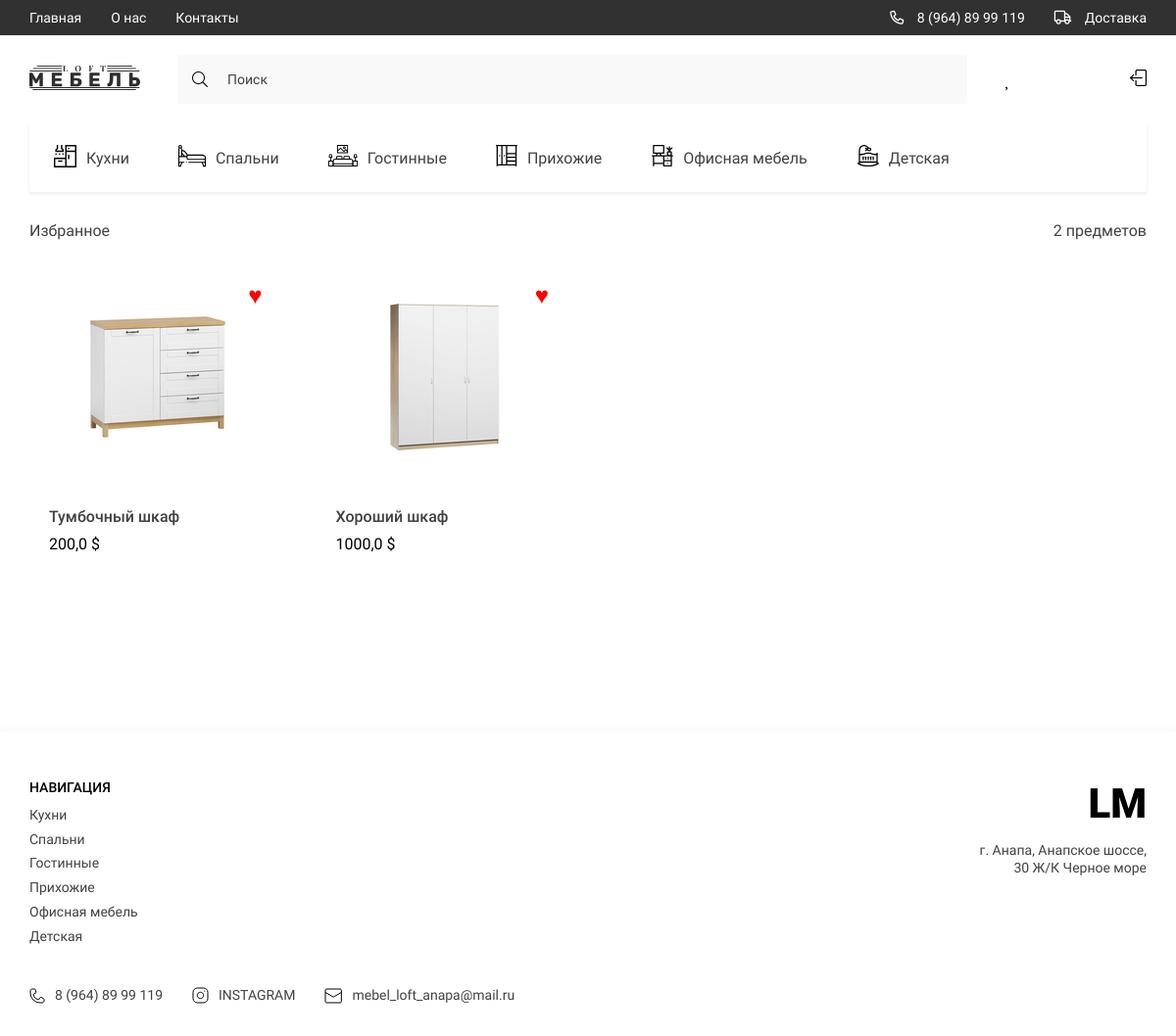
The page /my_favorite/ (signed in) on the database its author committed.
### store/models.py (models this page shows, shortened)
class Category(models.Model):
    title = models.CharField(max_length=150, verbose_name='Название категории')
    slug = models.SlugField(unique=True, null=True)
    parent = models.ForeignKey('self', on_delete=models.CASCADE, null=True, blank=True, verbose_name='Категория',
                               related_name='subcategories')
    icon = models.FileField(upload_to='categories/', default='Нет фото', verbose_name='Изображение категорий')
    def get_absolute_url(self):
        return reverse('category_page', kwargs={'slug': self.slug})
    def get_image_category(self):
        if self.icon:
            return self.icon.url
        else:
            return ''
    class Meta:
        verbose_name = 'Категория'
        verbose_name_plural = 'Категории'

class Product(models.Model):
    title = models.CharField(max_length=150, verbose_name='Название товара')
    price = models.FloatField(verbose_name='Цена')
    created_at = models.DateTimeField(auto_now_add=True, verbose_name='Дата добавление')
    quantity = models.IntegerField(default=0, verbose_name='Колиество товара')
    description = models.TextField(default='Здесь скоро будет описание', verbose_name='Описание товара')
    category = models.ForeignKey(Category, on_delete=models.CASCADE, verbose_name='Категоря товара',
                                 related_name='products')
    slug = models.SlugField(unique=True, null=True)
    length = models.CharField(max_length=100, default='100 CM', verbose_name='Длина')
    width = models.CharField(max_length=100, default='100 CM', verbose_name='Ширина')
    height = models.CharField(max_length=100, default='100 CM', verbose_name='Высота')
    def get_absolute_url(self):
        return reverse('product_detail', kwargs={'slug': self.slug})
    def get_image_product(self):
        if self.images:
            try:
                return self.images.first().image.url
            except:
                return ''
        else:
            return ''
    class Meta:
        verbose_name = 'Продукт'
        verbose_name_plural = 'Продукты'

class Gallery(models.Model):
    image = models.ImageField(upload_to='products/', verbose_name='Изображение товаров')
    product = models.ForeignKey(Product, on_delete=models.CASCADE, related_name='images')
    class Meta:
        verbose_name = 'Изображение'
        verbose_name_plural = 'Изображения'

### store/views.py (the view)
# urls.py: path('my_favorite/', FavoriteProductView.as_view(), name='my_favorite'),
class FavoriteProductView(LoginRequiredMixin, ListView):
    model = FavoriteProduct
    context_object_name = 'products'
    template_name = 'store/favorite.html'
    login_url = 'product_list'
    def get_queryset(self):
        user = self.request.user
        fav = FavoriteProduct.objects.filter(user=user)
        products = [i.product for i in fav]
        return products

### store/templatetags/store_tags.py (called while the page is built)
@register.simple_tag()
def get_categories():
    return Category.objects.filter(parent=None)

@register.simple_tag()
def get_favorite_products(user):
    fav = FavoriteProduct.objects.filter(user=user)
    products = [i.product for i in fav]
    return products

### store/templates/store/favorite.html (shortened to what this page needs)
{% extends 'base.html' %}
{% block main %}
<main class="main">
            <div class="container">
                <div class="favorites">
                    <div class="favorites__txt">
                        <h2 class="favorites__title">
                            Избранное
                        </h2>
                        <span class="favorites__title-count"> <span>4</span> предметов</span>
                    </div>
                    <div class="products__content">
                        {% for product in products %}
                        {% include 'store/components/_product_card.html' %}
                        {% endfor %}
                    </div>
                </div>
            </div>
        </main>
{% endblock main %}

### templates/components/_nav__catigories.html
{% load store_tags %}
{% get_categories as categories %}
{% load static %}
<ul class="header__list _categories">
    {% for category in categories %}
    <li>
        <a href="{{ category.get_absolute_url }}" class="header__list-links">
                                <span class="header__list-img">
                                    <img src="{{ category.get_image_category }}" alt="icons">
                                </span>
            {{category.title}}
        </a>
    </li>
    {% endfor %}
</ul>

### store/templates/store/components/_product_card.html (shortened to what this page needs)
{% load store_tags %}
<div class="products__item">
    {% if request.user.is_authenticated %}
    {% get_favorite_products request.user as fav_products %}
    {% endif %}
        {% if product in fav_products and request.user.is_authenticated %}
        <a href="{% url 'add_favorite' product.slug %}" class="like_activate">
        </a>
        {% else %}
        <a href="{% url 'add_favorite' product.slug %}" class="like">
        </a>
        {% endif %}
    <a href="{{ product.get_absolute_url }}"> <img src="{{ product.get_image_product }}" alt=""
                                   class="products__item-img"></a>
    <div class="products__item-text">
        <h3 class="products__item-title">{{ product.title }}</h3>
        <div class="products__item-price">{{ product.price  }} $</div>
    </div>
</div>

### templates/components/_footer.html
{% load static %}
{% load store_tags %}
{% get_categories as categories %}
<footer class="footer">
        <div class="container">
            <div class="footer__content">
                <div class="footer__navigate">
                    <div class="footer__navigate-part">
                        <h2 class="footer__navigate-title">НАВИГАЦИЯ</h2>
                        {% for category in categories %}
                        <div class="footer__navigate-lists">
                            <ul class="footer__navigate-list">
                                <li><a href="{{ category.get_absolute_url }}" class="footer__navigate-links">{{category.title}}</a></li>
                            </ul>
                        </div>
                        {% endfor %}
                    </div>
                    <div class="footer__navigate-part _right">
                        <a href="./index.html" class="footer__logo">LM</a>
                        <p class="footer__adress">г. Анапа, Анапское шоссе, 30 Ж/К Черное море</p>
                    </div>
                </div>
                <div class="footer__social">
                    <ul class="footer__social-list">
                        <li>
                            <a href="tel:89648999119" class="footer__social-links">
                                <img src="{% static 'store/assets/icons/phone.svg' %}" alt="phone">
                                8 (964) 89 99 119
                            </a>
                        </li>
                        <li>
                            <a href="https://www.instagram.com/" target="_blank" class="footer__social-links">
                                <img src="{% static 'store/assets/icons/inst.svg' %}" alt="insta">
                                INSTAGRAM
                            </a>
                        </li>
                        <li>
                            <a href="mailto:mebel_loft_anapa@mail.ru" target="_blank" class="footer__social-links">
                                <img src="{% static 'store/assets/icons/mail.svg' %}" alt="mail">
                                mebel_loft_anapa@mail.ru
                            </a>
                        </li>
                    </ul>
                </div>
            </div>
        </div>
    </footer>

### store/static/store/style/style.css (style rules this page uses)
:root { --containerWidth: 1140px; --primaryColor: #414141; --primaryFont: 'Roboto'; --mainColor: #245462; }
* { padding: 0; margin: 0; box-sizing: border-box; text-decoration: none; list-style: none; font-family: var(--primaryFont); }
.container { width: 100%; max-width: calc(var(--containerWidth) + 30px); margin: 0 auto; padding: 0 15px; }
.nav__content-bars, ._categories, .nav__list-links>img, .nav__bars-open, ._truck { display: none; }
.header__list { display: flex; justify-content: space-between; align-items: center; }
.header__list._categories { justify-content: flex-start; width: 100%; overflow-x: scroll; background: #FFFFFF; box-shadow: 0px 2px 4px rgba(0, 0, 0, 0.07); margin-bottom: 30px; }
.header__list-links { padding: 24px 25px; display: flex; justify-content: center; align-items: center; height: 70px; transition: background .3s linear, color .3s linear; width: max-content; font-family: 'Roboto'; font-size: 16px; line-height: 19px; color: #414141; }
.header__list-links img { margin-right: 10px; min-width: 18px; transition: filter .3s linear; }
.main { width: 100%; flex-grow: 1; padding-bottom: 150px; }
.products__content { width: 100%; display: grid; grid-template-columns: repeat(4, minmax(137.67px, 263px)); column-gap: 30px; row-gap: 10px; }
.products__item { display: flex; justify-content: center; flex-direction: column; align-items: center; padding: 53px 20px 32px; transition: transform .3s linear; position: relative; }
.products__item-text { width: 100%; margin-top: 54px; }
.products__item-title { font-weight: 500; font-size: 16px; line-height: 19px; color: #414141; }
.like_activate { position: absolute; top: 21px; right: 15px; display: flex; padding: 10px; font-size: 24px; color: red; }
.like_activate::before { content: '\2665'; }
.products__item-img { width: 100%; }
.favorites { display: flex; flex-direction: column; width: 100%; }
.favorites__txt { display: flex; width: 100%; justify-content: space-between; align-items: center; font-style: normal; font-weight: normal; font-size: 16px; line-height: 19px; color: #414141; margin-bottom: 12px; }
.favorites__title { font-style: normal; font-weight: normal; font-size: 16px; line-height: 19px; color: #414141; }
.footer { width: 100%; padding: 49px 0 32px; background: #FFFFFF; box-shadow: 0px -4px 10px rgba(0, 0, 0, 0.03); }
.footer__content { width: 100%; display: flex; flex-direction: column; justify-content: center; }
.footer__navigate { display: flex; width: 100%; justify-content: space-between; margin-bottom: 35px; }
.footer__navigate-part._right { text-align: right; }
.footer__navigate-title { font-weight: 500; font-size: 14px; line-height: 126.69%; color: #000000; margin-bottom: 10px; text-transform: uppercase; }
.footer__navigate-lists { display: flex; }
.footer__navigate-list { display: flex; flex-direction: column; align-items: flex-start; justify-content: flex-start; }
.footer__navigate-links { font-size: 14px; line-height: 126.69%; color: #414141; display: block; margin-bottom: 7.24px; transition: color .3s linear; }
.footer__logo { font-weight: 900; font-size: 42px; line-height: 49px; color: #000000; display: block; margin-bottom: 15px; }
.footer__adress { font-size: 14px; line-height: 126.69%; text-align: right; color: #414141; width: 100%; max-width: 171px; }
.footer__social { display: flex; justify-content: space-between; width: 100%; }
.footer__social-list { display: flex; justify-content: center; text-align: right; align-items: center; }
.footer__social-links { display: flex; justify-content: center; align-items: center; font-size: 14px; line-height: 126.69%; color: #414141; margin-right: 30px; }
.footer__social-list li:last-child .footer__social-links { margin-right: 0; }
.footer__social-links img { margin-right: 10px; }

### rows shown on the page
Category: get_image_category (picture), title "Кухни"
Category: get_image_category (picture), title "Спальни"
Category: get_image_category (picture), title "Гостинные"
Category: get_image_category (picture), title "Прихожие"
Category: get_image_category (picture), title "Офисная мебель"
Category: get_image_category (picture), title "Детская"
Product: get_image_product (picture), title "Тумбочный шкаф", price "200,0"
Product: get_image_product (picture), title "Хороший шкаф", price "1000,0"
